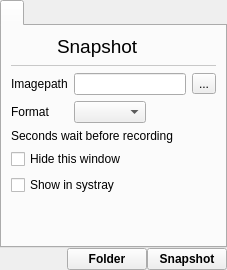
      <widget class="QWidget" name="tabSidebarSnapShot">
       <attribute name="title">
        <string notr="true"/>
       </attribute>
       <layout class="QVBoxLayout" name="verticalLayout_36">
        <property name="spacing">
         <number>0</number>
        </property>
        <property name="leftMargin">
         <number>0</number>
        </property>
        <property name="topMargin">
         <number>0</number>
        </property>
        <property name="rightMargin">
         <number>0</number>
        </property>
        <property name="bottomMargin">
         <number>0</number>
        </property>
        <item>
         <layout class="QVBoxLayout" name="verticalLayout_38">
          <property name="spacing">
           <number>0</number>
          </property>
          <item>
           <widget class="QTabWidget" name="tabWidgetSnapshot">
            <property name="currentIndex">
             <number>0</number>
            </property>
            <property name="iconSize">
             <size>
              <width>48</width>
              <height>48</height>
             </size>
            </property>
            <widget class="QWidget" name="tabSnapshot">
             <attribute name="icon">
              <iconset resource="screencast.qrc">
               <normaloff>:/pictures/snapshot/snapshot.png</normaloff>:/pictures/snapshot/snapshot.png</iconset>
             </attribute>
             <attribute name="title">
              <string notr="true"/>
             </attribute>
             <layout class="QVBoxLayout" name="verticalLayout_37">
              <item>
               <layout class="QGridLayout" name="gridLayout_10">
                <item row="3" column="0">
                 <widget class="QLabel" name="label_57">
                  <property name="text">
                   <string>Format</string>
                  </property>
                 </widget>
                </item>
                <item row="2" column="2">
                 <widget class="QToolButton" name="toolButtonSnapshotImagePath">
                  <property name="text">
                   <string notr="true">...</string>
                  </property>
                 </widget>
                </item>
                <item row="0" column="0" colspan="2" alignment="Qt::AlignmentFlag::AlignHCenter">
                 <widget class="QLabel" name="label_60">
                  <property name="font">
                   <font>
                    <pointsize>14</pointsize>
                   </font>
                  </property>
                  <property name="text">
                   <string notr="true">Snapshot</string>
                  </property>
                 </widget>
                </item>
                <item row="2" column="1">
                 <widget class="QLineEdit" name="lineEditSnapshotImagePath">
                  <property name="readOnly">
                   <bool>true</bool>
                  </property>
                 </widget>
                </item>
                <item row="3" column="1">
                 <layout class="QHBoxLayout" name="horizontalLayout_44">
                  <item>
                   <widget class="QComboBox" name="comboBoxSnapshotImageFormats"/>
                  </item>
                  <item>
                   <spacer name="horizontalSpacer_24">
                    <property name="orientation">
                     <enum>Qt::Orientation::Horizontal</enum>
                    </property>
                    <property name="sizeHint" stdset="0">
                     <size>
                      <width>40</width>
                      <height>20</height>
                     </size>
                    </property>
                   </spacer>
                  </item>
                 </layout>
                </item>
                <item row="6" column="0" colspan="2">
                 <widget class="QCheckBox" name="checkBoxSnapshotShowBallonInSystray">
                  <property name="text">
                   <string>Show in systray</string>
                  </property>
                 </widget>
                </item>
                <item row="2" column="0">
                 <widget class="QLabel" name="label_56">
                  <property name="text">
                   <string>Imagepath</string>
                  </property>
                 </widget>
                </item>
                <item row="1" column="0" colspan="3">
                 <widget class="Line" name="line_2">
                  <property name="styleSheet">
                   <string notr="true">color: rgb(200, 200, 200);</string>
                  </property>
                  <property name="frameShadow">
                   <enum>QFrame::Shadow::Plain</enum>
                  </property>
                  <property name="orientation">
                   <enum>Qt::Orientation::Horizontal</enum>
                  </property>
                 </widget>
                </item>
                <item row="5" column="0" colspan="2">
                 <widget class="QCheckBox" name="checkBoxSnapshotHideBeforeRecording">
                  <property name="text">
                   <string>Hide this window</string>
                  </property>
                 </widget>
                </item>
                <item row="4" column="0" colspan="2">
                 <layout class="QHBoxLayout" name="horizontalLayout_59">
                  <item>
                   <widget class="QLabel" name="label_59">
                    <property name="text">
                     <string>Seconds wait before recording</string>
                    </property>
                   </widget>
                  </item>
                 </layout>
                </item>
               </layout>
              </item>
              <item>
               <spacer name="verticalSpacer_10">
                <property name="orientation">
                 <enum>Qt::Orientation::Vertical</enum>
                </property>
                <property name="sizeHint" stdset="0">
                 <size>
                  <width>20</width>
                  <height>40</height>
                 </size>
                </property>
               </spacer>
              </item>
             </layout>
            </widget>
           </widget>
          </item>
          <item>
           <layout class="QGridLayout" name="gridLayout_12">
            <item row="0" column="2">
             <widget class="QPushButton" name="pushButtonSnapshotSnapshot">
              <property name="font">
               <font>
                <bold>true</bold>
               </font>
              </property>
              <property name="text">
               <string>Snapshot</string>
              </property>
             </widget>
            </item>
            <item row="0" column="0">
             <spacer name="horizontalSpacer_31">
              <property name="orientation">
               <enum>Qt::Orientation::Horizontal</enum>
              </property>
              <property name="sizeHint" stdset="0">
               <size>
                <width>40</width>
                <height>20</height>
               </size>
              </property>
             </spacer>
            </item>
            <item row="0" column="1">
             <widget class="QPushButton" name="pushButtonSnapshotOpenfolder">
              <property name="font">
               <font>
                <bold>true</bold>
               </font>
              </property>
              <property name="toolTip">
               <string>Open folder</string>
              </property>
              <property name="text">
               <string>Folder</string>
              </property>
             </widget>
            </item>
           </layout>
          </item>
         </layout>
        </item>
       </layout>
      </widget>
